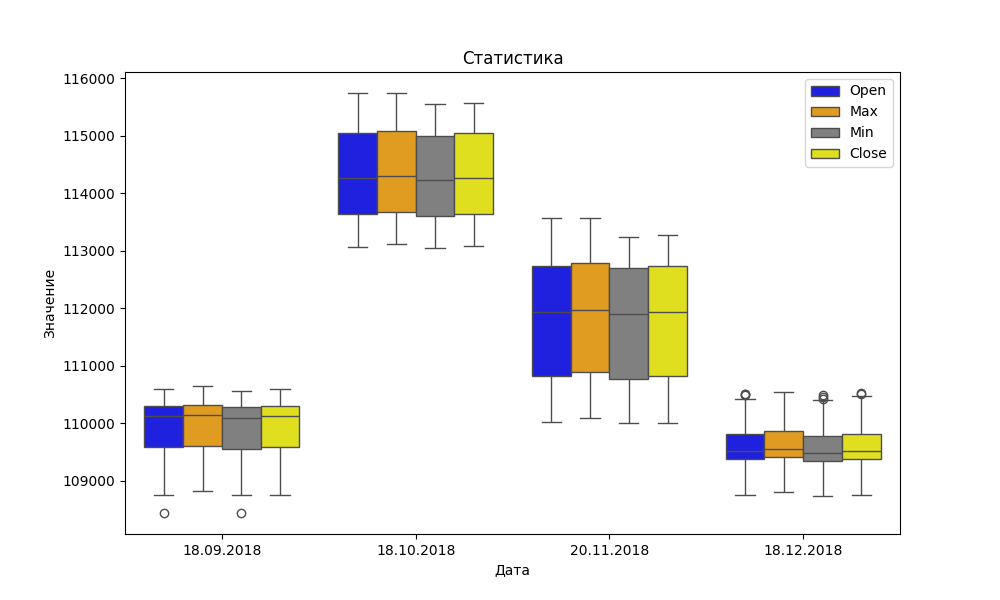

The script that saved this image:
import matplotlib.pyplot as plt
import pandas
import seaborn

df = pandas.read_csv("task_2.csv", delimiter=";")

df_melted = df.melt(
    id_vars="Date",
    value_vars=["Open", "Max", "Min", "Close"],
    var_name="Type",
    value_name="Value"
)

plt.figure(figsize=(10, 6))
seaborn.boxplot(
    data=df_melted,
    x="Date",
    y="Value",
    hue="Type",
    palette=["blue", "orange", "gray", "yellow"]
)

plt.title("Статистика")
plt.ylabel("Значение")
plt.xlabel("Дата")
plt.legend(loc="upper right")

plt.savefig("task_3.png")
plt.show()
